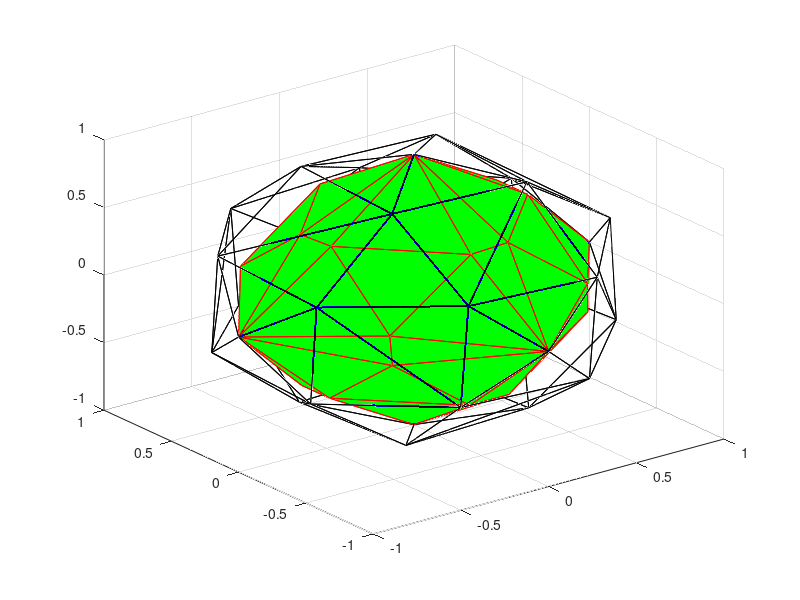

MATLAB code for this plot:
%%%%%%%%%%%%%%%%%%%%%%%%%%%%%%%%%%%%%%%%%%%%%%%%%%%%%%%%%%%%%%%%%
%%%%%%%%%%%%%%%%% Constructing a convex hull %%%%%%%%%%%%%%%%%%%%
%%%%%%%%%%%%%%%%%%%%%%%%%%%%%%%%%%%%%%%%%%%%%%%%%%%%%%%%%%%%%%%%%


% 1. The first P represents the stabilizer states on the Bloch sphere.
%     Later P wil be used as a variable to store all extreme points.
% 2. (a,b,c) represents the point in the Bloch corresponding to some state
%     whose convex polytope is to be constructed using stabilizer states 
%     and given state's clifford equivalent states.
%   ** You can change (a,b,c) according to your state
%   ** Using this you can construct two convex sets one for the initial
%   state and the other for the final state. If convex polytope of state 1
%   lies inside the convex polytope of state 2, then we can convert state 2
%   to state 1.


P = [0 0 1; 0 1 0; 1 0 0; 0 -1 0; -1 0 0; 0 0 -1];
[k,av]= convhull(P);
trisurf(k,P(:,1),P(:,2),P(:,3),'FaceColor','blue','Edgecolor','blue')


hold on

%{
a = 1/(sqrt(12));
b = sqrt(11/24);
P = [0 0 1; 0 1 0; 1 0 0; 0 -1 0; -1 0 0; 0 0 -1;
     a b b;  b a b;  b b a;
     a b -b; b a -b; b b -a;
     a -b b; b -a b; b -b a;
     -a b b; -b a b; -b b a;
     a -b -b; b -a -b; b -b -a;
     -a b -b; -b a -b; -b b -a;
     -a -b b; -b -a b; -b -b a;
     -a -b -b; -b -a -b; -b -b -a];
[k,av]= convhull(P)
trisurf(k,P(:,1),P(:,2),P(:,3),'FaceColor','none', 'EdgeColor', 'red')
%}
%hold on

%
a = 0.344944711374856;%1/(sqrt(3));
b = 0.854087851690644;%1/(sqrt(3));%2/sqrt(14);
c = 0.389290492677355;%1/(sqrt(3));%3/sqrt(14);
P = [0 0 1; 0 1 0; 1 0 0; 0 -1 0; -1 0 0; 0 0 -1;
     a b c;  c a b;  b c a;
     a c -b; b a -c; c b -a;
     a -c b; b -a c; c -b a;
     -a c b; -b a c; -c b a;
     a -b -c; c -a -b; b -c -a;
     -a b -c; -c a -b; -b c -a;
     -a -b c; -c -a b; -b -c a;
     -a -c -b; -b -a -c; -c -b -a];
[k,av]= convhull(P);
trisurf(k,P(:,1),P(:,2),P(:,3),'FaceColor','none', 'EdgeColor', 'black')
%}
%hold on

%
a = 0.108866544180631;%0.032133301801681;%2/3;
b = 0.564657410189317;%0.426628556971787;%2/3;
c = 0.556156528934490;%0.903855920648580;%1/3;
P = [0 0 1; 0 1 0; 1 0 0; 0 -1 0; -1 0 0; 0 0 -1;
     a b c;  c a b;  b c a;
     a c -b; b a -c; c b -a;
     a -c b; b -a c; c -b a;
     -a c b; -b a c; -c b a;
     a -b -c; c -a -b; b -c -a;
     -a b -c; -c a -b; -b c -a;
     -a -b c; -c -a b; -b -c a;
     -a -c -b; -b -a -c; -c -b -a];
[k,av]= convhull(P);
trisurf(k,P(:,1),P(:,2),P(:,3),'FaceColor','green', 'EdgeColor', 'red')

hold off




